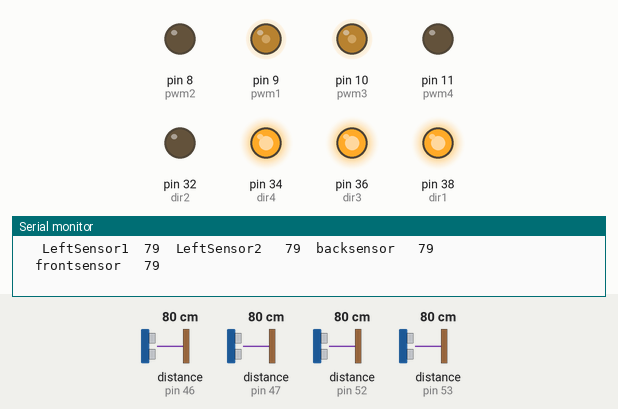
The sketch below on a simulated Arduino Mega 2560, built with avr-gcc and run on an emulated ATmega2560. On the bench: output pins drawn as LEDs (lit = HIGH), the last lines printed to the serial monitor. Wiring (inferred from the names in the program): 4 × ultrasonic range finder: trigger pin 48, echo pin 46 / trigger pin 49, echo pin 47 / trigger pin 50, echo pin 52 / trigger pin 51, echo pin 53. The inputs (shaded band) are chosen by the test bench; at power-on: distance to the obstacle (sensors on pin 52, pin 53, pin 46, pin 47) 80 cm. The echo pulse lasts 58.3 µs per cm; pins used as bus, display or sensor lines are not drawn.

Above: at 1.2 s.
1.3 s: distance to the obstacle (sensor on pin 52) set to 89 cm
At 2.1 s:
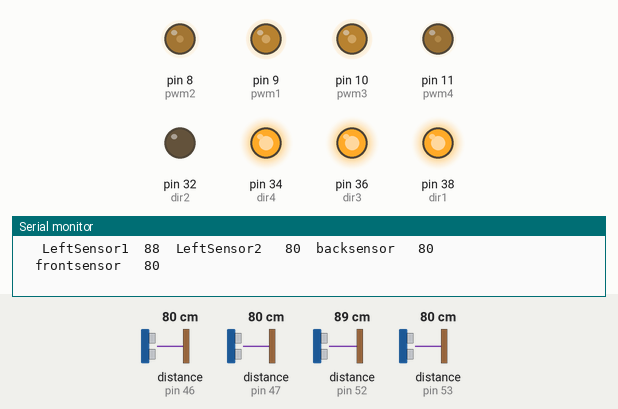
2.9 s: distance to the obstacle (sensor on pin 53) set to 2 cm
At 4.2 s:
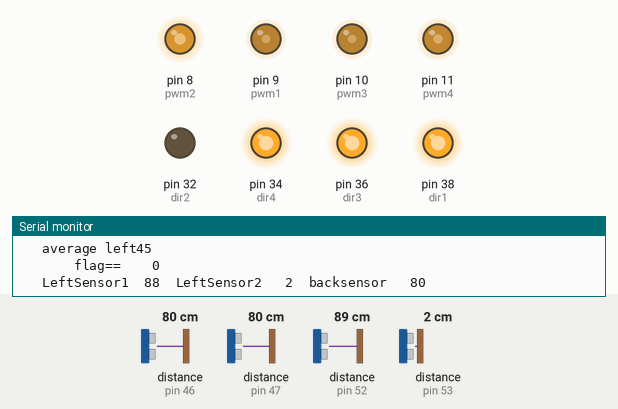
4.5 s: distance to the obstacle (sensor on pin 53) set to 120 cm
At 5.2 s:
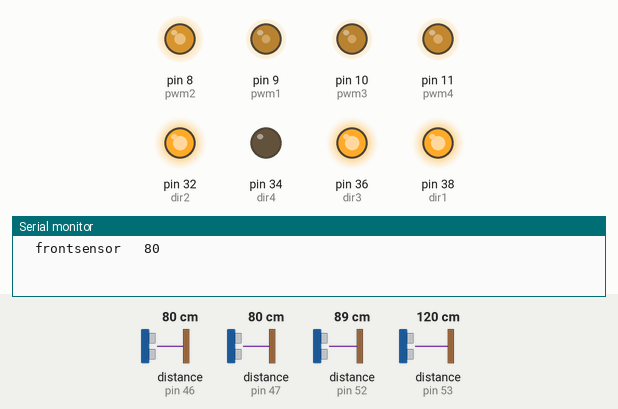
12.1 s: distance to the obstacle (sensor on pin 52) set to 120 cm
At 13.6 s:
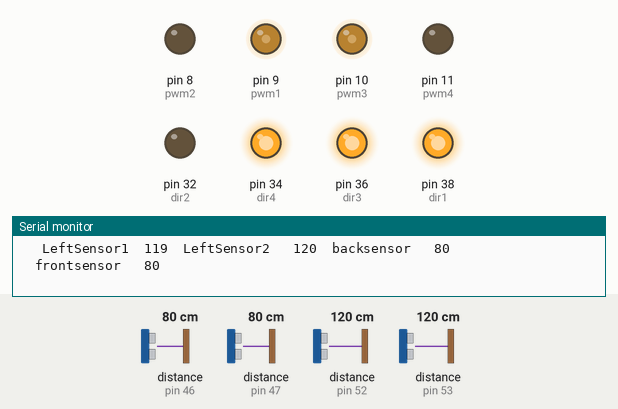
Timing chart, 0 to 15.1 s (numbered marks = the images above; inputs shaded):
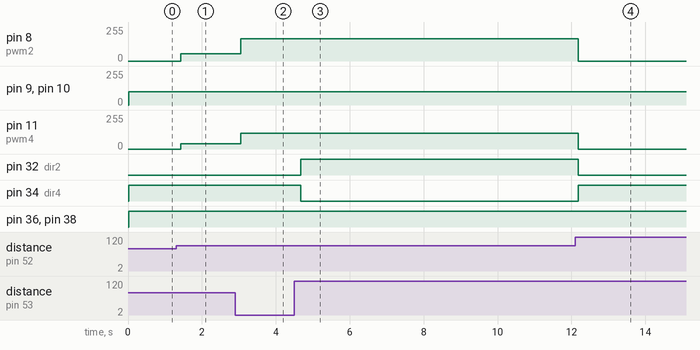

Measured:
- the behaviour switches between 86 and 87 cm on distance to the obstacle (sensor on pin 52) (found by bisection; images 0 and 1)
- after the input at 1.3 s, pin 8 (pwm2): 0/255 → 56/255 after 0.12 s; pin 11 (pwm4): 0/255 → 40/255 after 0.12 s
- after the input at 2.9 s, pin 8 (pwm2): 56/255 → 168/255 after 0.15 s; pin 11 (pwm4): 40/255 → 120/255 after 0.15 s
- after the input at 4.5 s, pin 32 (dir2): LOW → HIGH after 0.17 s; pin 34 (dir4): HIGH → LOW after 0.17 s
- after the input at 12.1 s, pin 8 (pwm2): 168/255 → 0/255 after 0.08 s; pin 11 (pwm4): 120/255 → 0/255 after 0.08 s; pin 32 (dir2): HIGH → LOW after 0.08 s; pin 34 (dir4): LOW → HIGH after 0.08 s

The sketch:

newalgo_8march.ino
```cpp
int trigPin1 = 50;
int echoPin1 = 52;
int trigPin2 = 51;
int echoPin2 = 53;
int trigPin3 = 49;
int echoPin3 = 47;
int trigPin4 = 48;
int echoPin4 = 46;

int dir1 = 38, dir2 = 32, dir3 = 36, dir4 = 34;
int pwm1 = 9, pwm2 = 8, pwm3 = 10 , pwm4 = 11;


int lastback, backsensor, errorback, ls1, ls2, avgls;
double pulse, inches, cm, distance, duration;
int frontsensor;

int lastl1 = 0, lastl2 = 0, lastls = 0, errorls;
int sp1 = 100, sp2 = 140;
int kp = 5, kd = 0, ki = 0;
int p = 0, i = 0, d = 0, pid = 0;

int flag = 0;

void setup()
{
  Serial.begin(9600);

  pinMode(trigPin1 , OUTPUT);
  pinMode(echoPin1, INPUT);
  pinMode(trigPin2, OUTPUT);
  pinMode(echoPin2, INPUT);
  pinMode(trigPin3, OUTPUT);
  pinMode(echoPin3, INPUT);
  pinMode(trigPin4, OUTPUT);
  pinMode(echoPin4, INPUT);

  pinMode(pwm1, OUTPUT);
  pinMode(dir1, OUTPUT);
  pinMode(pwm2, OUTPUT);
  pinMode(dir2, OUTPUT);
  pinMode(pwm3, OUTPUT);
  pinMode(dir3, OUTPUT);
  pinMode(pwm4, OUTPUT);
  pinMode(dir4, OUTPUT);

}


void loop()
{

  // ********************************************************************

  SonarSensor(trigPin1, echoPin1);
  ls1 = distance;
  SonarSensor(trigPin2, echoPin2);
  ls2 = distance;
  SonarSensor(trigPin3, echoPin3);
  backsensor = distance;
  SonarSensor(trigPin4, echoPin4);
  frontsensor = distance;


  avgls = (ls1 + ls2) / 2;
  errorls = ls1 - ls2;
  cal();


  if (flag == 0)
  {
    if ((backsensor <= 120) && (avgls >= 45))
    {
      dialeft();
      correctl();

    }
    else if ((backsensor > 120 ) && (avgls < 45))
    {
      analogWrite(pwm1, 0);
      digitalWrite(dir1, HIGH);
      analogWrite(pwm3, 0);
      digitalWrite(dir3, HIGH);
      flag = 1;
    }
  }


  if (flag == 1)
  {
    if ((backsensor <= 250) && ((avgls < 140)))
    {
      diaright();
      correctr();
    }
    else if ((backsensor >= 250) && ((avgls >= 140)))
    {
      analogWrite(pwm2, 0);
      digitalWrite(dir2, HIGH);
      analogWrite(pwm4, 0);
      digitalWrite(dir4, HIGH);


      flag = 2;
    }
  }

  if (flag == 2 )
  {
    if ((frontsensor > 170) && (avgls >= 20))
    {
      dialeft();
      correctl();
    }
    else if ((frontsensor <= 170 ) && (avgls < 20))
    {

      analogWrite(pwm1, 0);
      digitalWrite(dir1, HIGH);
      analogWrite(pwm3, 0);
      digitalWrite(dir3, HIGH);
      flag = 3;
    }
  }
  if (flag == 3)
  {
    if (frontsensor > 85)
    {
      diaright();
      correctr();

    }
    else if (frontsensor <= 85)
    {
      flag = 4;
      analogWrite(pwm2, 0);
      digitalWrite(dir2, HIGH);
      analogWrite(pwm4, 0);
      digitalWrite(dir4, HIGH);

    }
  }

  if (flag == 4)
  {
    set_zero();

  }


  Serial.print("   LeftSensor1  ");
  Serial.print(ls1);
  Serial.print("  LeftSensor2   ");
  Serial.print(ls2);
  Serial.print("  backsensor   "  );
  Serial.println(backsensor);
  Serial.print("  frontsensor   "  );
  Serial.println(frontsensor);


  Serial.println("                  ");
  Serial.println("                  ");
  Serial.println("                  ");

  Serial.print("   average left" );
  Serial.println(avgls);
  Serial.print("       flag==    ");
  Serial.println(flag);
  lastls = avgls;

}


void SonarSensor(int trigPin, int echoPin)
{


  digitalWrite(trigPin, LOW);
  delayMicroseconds(2);
  digitalWrite(trigPin, HIGH);
  delayMicroseconds(10);
  digitalWrite(trigPin, LOW);
  duration = pulseIn(echoPin, HIGH);
  distance = (duration / 2) / 29.1;

}


void dialeft()
{

  analogWrite(pwm1, sp1);
  digitalWrite(dir1, HIGH);
  analogWrite(pwm3, sp1);
  digitalWrite(dir3, HIGH);

}

void diaright()
{
  analogWrite(pwm2, sp2);
  digitalWrite(dir2, HIGH);
  analogWrite(pwm4, sp1);
  digitalWrite(dir4, HIGH);

}


void correctl()
{


  if (errorls < -5)
  {
    analogWrite(pwm2, (pid * 1.4));
    digitalWrite(dir2, HIGH);
    analogWrite(pwm4, pid);
    digitalWrite(dir4, LOW);

  }
  if (errorls > 5)
  {
    analogWrite(pwm2, (pid * 1.4));
    digitalWrite(dir2, LOW);
    analogWrite(pwm4, pid);
    digitalWrite(dir4, HIGH);

  }

  if ((errorls > -5) && (errorls < 5))
  {
    analogWrite(pwm2, 0);
    digitalWrite(dir2, LOW);
    analogWrite(pwm4, 0);
    digitalWrite(dir4, HIGH);

  }
}


void turn()
{


}
void correctr()
{


  if (errorls < -5)
  {
    analogWrite(pwm1, pid );
    digitalWrite(dir1, HIGH);
    analogWrite(pwm3, pid);
    digitalWrite(dir3, LOW);

  }
  if (errorls > 5)
  {
    analogWrite(pwm1, pid );
    digitalWrite(dir1, LOW);
    analogWrite(pwm3, pid);
    digitalWrite(dir3, HIGH);

  }

  if ((errorls > -5) && (errorls < 5))
  {
    analogWrite(pwm1, 0);
    digitalWrite(dir1, LOW);
    analogWrite(pwm3, 0);
    digitalWrite(dir3, LOW);

  }
}

void set_zero()
{


  analogWrite(pwm1, 0);
  analogWrite(pwm2, 0);
  analogWrite(pwm3, 0);
  analogWrite(pwm4, 0);


}
void cal()
{

  if (errorls > 0)
  {
    p = errorls * kp;
    d = (errorls - lastls) * kd;

    pid = (p + d );

    if (pid > 120)
      pid = 120;
  }

  if (errorls < 0)
  {
    p = (-errorls) * kp;
    d = abs(errorls - lastls) * kd;
    pid = (p + d );

    if (pid > 120)
      pid = 120;
  }
}
```
